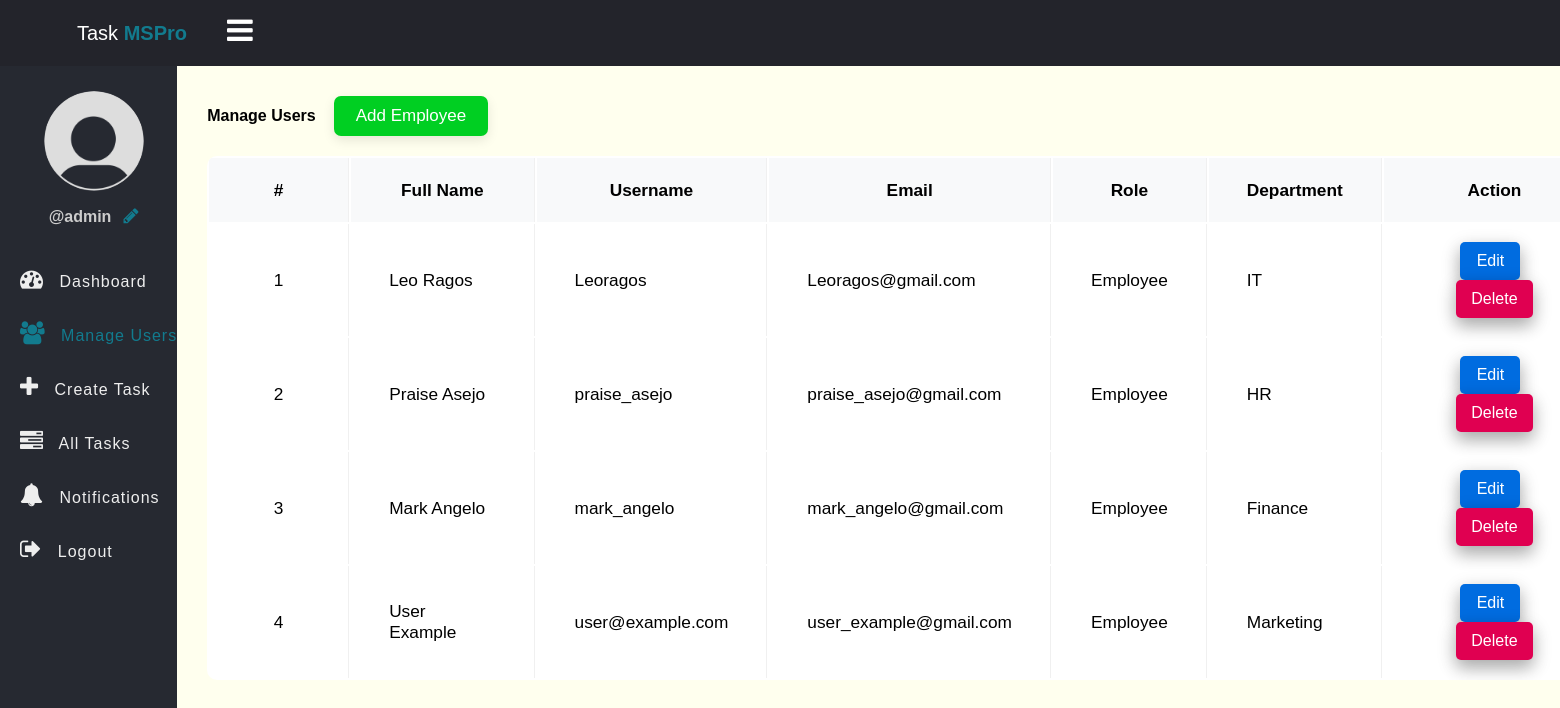
Screenshot of /user.php (signed in) with the database file from the repository.
### tables this page shows
CREATE TABLE `users` (
  `id` int(11) NOT NULL,
  `full_name` varchar(50) NOT NULL,
  `username` varchar(50) NOT NULL,
  `email` varchar(255) NOT NULL,
  `password` varchar(255) NOT NULL,
  `role` enum('admin','employee') NOT NULL,
  `department` varchar(100) DEFAULT NULL,
  `created_at` timestamp NOT NULL DEFAULT current_timestamp()
);

### app/model/User.php (called while the page is built, shortened)
<?php
function get_all_users($conn){
	$sql = "SELECT * FROM users WHERE role =? ";
	$stmt = $conn->prepare($sql);
	$stmt->execute(["employee"]);
	if($stmt->rowCount() > 0){
		$users = $stmt->fetchAll();
	}else $users = 0;
	return $users;
}

### user.php (the view, shortened to what this page needs)
<?php
if (isset($_SESSION['role']) && isset($_SESSION['id']) && $_SESSION['role'] == "admin") {
    include "DB_connection.php";
    include "app/Model/User.php";
    $users = get_all_users($conn);
 ?>
<!DOCTYPE html>
<html>
<head>
	<link rel="stylesheet" href="https://stackpath.bootstrapcdn.com/font-awesome/4.7.0/css/font-awesome.min.css">
	<link rel="stylesheet" href="css/style.css">
</head>
<body>
	<?php include "inc/header.php" ?>
	<div class="body">
		<?php include "inc/nav.php" ?>
		<section class="section-1">
			<div style="display: flex; align-items: center; gap: 18px; margin-bottom: 20px;">
				<h4 class="title" style="margin-bottom: 0;">Manage Users</h4>
				<a href="add-user.php" style="text-decoration: none; border: none; background: #00CF22; padding: 10px 22px; color: #fff; font-size: 17px; border-radius: 7px; cursor: pointer; outline: none; box-shadow: 0 4px 12px 0 rgba(0,0,0,0.10); transition: background 0.2s;">Add Employee</a>
			</div>
			<div style="display: flex; justify-content: center;">
				<div style="overflow-x: auto; min-width: 1100px; max-width: 1400px; width: 100%;">
					<table class="table table-striped table-bordered" style="width: 100%; min-width: 1400px; background: #fff; border-radius: 10px; overflow: hidden; font-size: 1.08rem;">
						<thead style="background: #f8f9fa;">
							<tr>
								<th style="text-align:center;">#</th>
								<th>Full Name</th>
								<th>Username</th>
								<th>Email</th>
								<th>Role</th>
								<th>Department</th>
								<th style="text-align:center;">Action</th>
							</tr>
						</thead>
						<tbody>
							<?php $i=0; foreach ($users as $user) { ?>
							<tr>
								<td style="text-align:center; vertical-align:middle;"> <?=++$i?> </td>
								<td style="vertical-align:middle;"> <?=$user['full_name']?> </td>
								<td style="vertical-align:middle;"> <?=$user['username']?> </td>
								<td style="vertical-align:middle;"> <?=$user['email']?> </td>
								<td style="vertical-align:middle;"> <?=ucwords($user['role'])?> </td>
								<td style="vertical-align:middle;"> <?=$user['department']?> </td>
								<td style="text-align:center; vertical-align:middle;">
									<a href="edit-user.php?id=<?=$user['id']?>" class="edit-btn" style="margin-right: 8px; min-width: 60px;">Edit</a>
									<a href="delete-user.php?id=<?=$user['id']?>" class="delete-btn" style="min-width: 60px;">Delete</a>
								</td>
							</tr>
							<?php } ?>
						</tbody>
					</table>
				</div>
			</div>
		</section>
	</div>
</body>
</html>
<?php }else{
   $em = "Login First!";
   header("Location: login.php?error=$em");
   exit();
}
 ?>

### css/style.css (style rules this page uses)
* { padding: 0; margin: 0; box-sizing: border-box; font-family: arial, sans-serif; }
.body { display: flex; }
.section-1 { padding: 30px; }
.section-1 .title { margin-bottom: 10px; }
.section-1 { width: 100%; background: #ffe; }
.table th, .table td, .main-table th, .main-table td { padding: 14px 32px !important; min-width: 120px; border-right: 1px solid #f0f0f0; }
.table th:last-child, .table td:last-child, .main-table th:last-child, .main-table td:last-child { border-right: none; }
.delete-btn { text-decoration: none; display: inline-block; padding-left: 10px; border: none; background: #E00051; padding: 10px 15px; color: #fff; font-size: 16px; border-radius: 5px; cursor: pointer; outline: none; transition: background 1s; box-shadow: 0 8px 16px 0 rgba(0,0,0,0.2), 0 6px 20px 0 rgba(0,0,0,0.19); }
.edit-btn { text-decoration: none; display: inline-block; padding-left: 10px; border: none; background: #006CE0; padding: 10px 15px; color: #fff; font-size: 16px; border-radius: 5px; cursor: pointer; outline: none; transition: background 1s; box-shadow: 0 8px 16px 0 rgba(0,0,0,0.2), 0 6px 20px 0 rgba(0,0,0,0.19); }

### user.php (style rules this page uses)
.table { font-size: 1.15rem; }
.table th, .table td { padding: 18px 38px !important; min-width: 140px; }
.table tr { height: 64px; }

### rows the page displays
users: full_name "Leo Ragos", username "Leoragos", email "Leoragos@gmail.com", role "Employee", department "IT"
users: full_name "Praise Asejo", username "praise_asejo", email "praise_asejo@gmail.com", role "Employee", department "HR"
users: full_name "Mark Angelo", username "mark_angelo", email "mark_angelo@gmail.com", role "Employee", department "Finance"
users: full_name "User Example", username "user@example.com", email "user_example@gmail.com", role "Employee", department "Marketing"

### other values shown
$_SESSION['username'] "admin"
